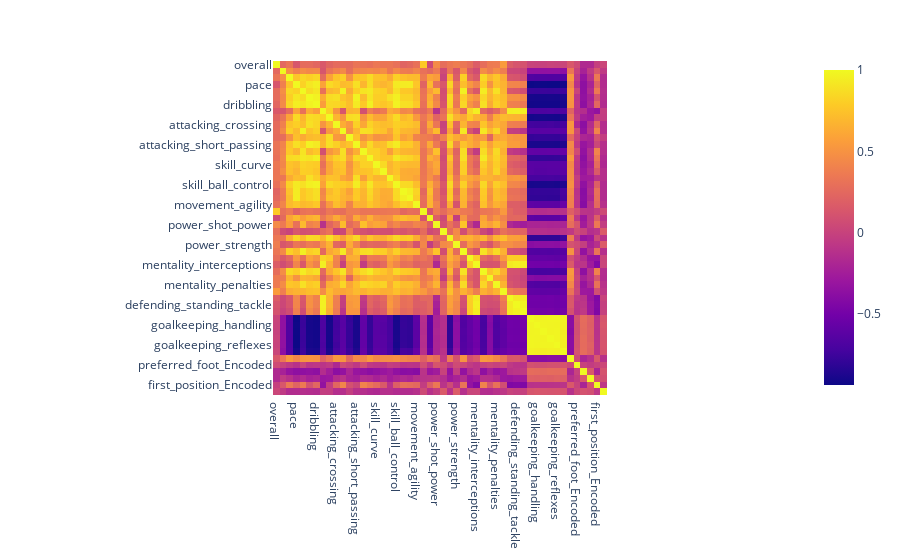

Here is the notebook cell this chart was saved with:
### Code cell
fig = px.imshow(player_df_new.corr(), text_auto=True)
fig.show()

### Figure 1 — Plotly figure (JSON) as saved in the notebook; plotly's stock layout.template omitted (floating-point values rounded to 4 significant figures; data arrays with more than 128 entries replaced by an {"elided": "..."} marker saying what was removed)
{"data": [{"coloraxis": "coloraxis", "hovertemplate": "x: %{x}<br>y: %{y}<br>color: %{z}<extra></extra>", "name": "0", "texttemplate": "%{z}", "type": "heatmap", "x": ["overall", "weak_foot", "skill_moves", "pace", "shooting", "passing", "dribbling", "defending", "physic", "attacking_crossing", "attacking_finishing", "attacking_heading_accuracy", "attacking_short_passing", "attacking_volleys", "skill_dribbling", "skill_curve", "skill_fk_accuracy", "skill_long_passing", "skill_ball_control", "movement_acceleration", "movement_sprint_speed", "movement_agility", "movement_reactions", "movement_balance", "power_shot_power", "power_jumping", "power_stamina", "power_strength", "power_long_shots", "mentality_aggression", "mentality_interceptions", "mentality_positioning", "mentality_vision", "mentality_penalties", "mentality_composure", "defending_marking_awareness", "defending_standing_tackle", "defending_sliding_tackle", "goalkeeping_diving", "goalkeeping_handling", "goalkeeping_kicking", "goalkeeping_positioning", "goalkeeping_reflexes", "goalkeeping_speed", "total_position_count", "preferred_foot_Encoded", "work_rate1_Encoded", "work_rate2_Encoded", "first_position_Encoded", "body_type_Encoded"], "xaxis": "x", "y": ["overall", "weak_foot", "skill_moves", "pace", "shooting", "passing", "dribbling", "defending", "physic", "attacking_crossing", "attacking_finishing", "attacking_heading_accuracy", "attacking_short_passing", "attacking_volleys", "skill_dribbling", "skill_curve", "skill_fk_accuracy", "skill_long_passing", "skill_ball_control", "movement_acceleration", "movement_sprint_speed", "movement_agility", "movement_reactions", "movement_balance", "power_shot_power", "power_jumping", "power_stamina", "power_strength", "power_long_shots", "mentality_aggression", "mentality_interceptions", "mentality_positioning", "mentality_vision", "mentality_penalties", "mentality_composure", "defending_marking_awareness", "defending_standing_tackle", "defending_sliding_tackle", "goalkeeping_diving", "goalkeeping_handling", "goalkeeping_kicking", "goalkeeping_positioning", "goalkeeping_reflexes", "goalkeeping_speed", "total_position_count", "preferred_foot_Encoded", "work_rate1_Encoded", "work_rate2_Encoded", "first_position_Encoded", "body_type_Encoded"], "yaxis": "y", "z": {"elided": "50x50 float values"}}], "layout": {"coloraxis": {"colorscale": [[0, "#0d0887"], [0.1111, "#46039f"], [0.2222, "#7201a8"], [0.3333, "#9c179e"], [0.4444, "#bd3786"], [0.5556, "#d8576b"], [0.6667, "#ed7953"], [0.7778, "#fb9f3a"], [0.8889, "#fdca26"], [1, "#f0f921"]]}, "margin": {"t": 60}, "xaxis": {"anchor": "y", "constrain": "domain", "domain": [0, 1], "scaleanchor": "y"}, "yaxis": {"anchor": "x", "autorange": "reversed", "constrain": "domain", "domain": [0, 1]}}}
